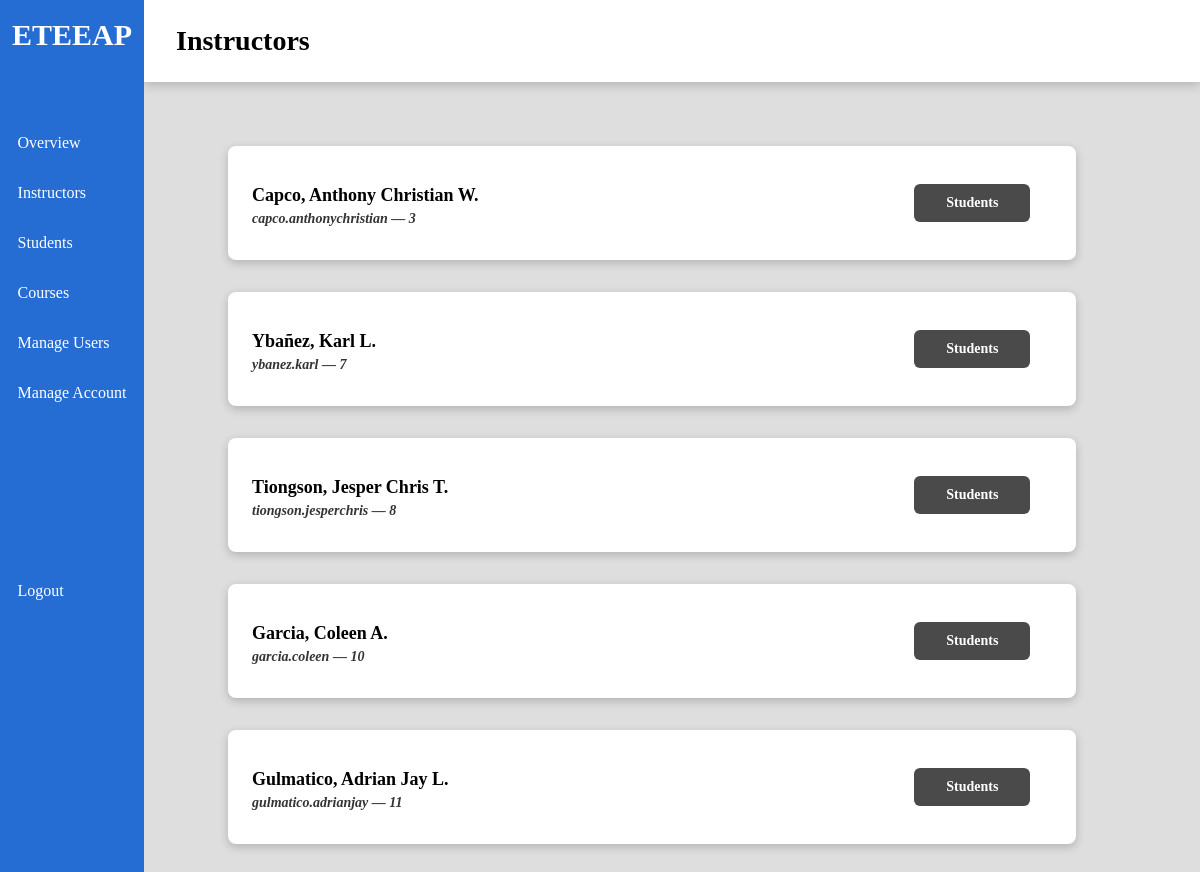
The page /index/instructors (signed in) on the database its author committed.
### models.py (models this page shows)
class User(db.Model):
    __tablename__ = "users"
    id = db.Column("id", db.Integer, primary_key=True)
    username = db.Column("username", db.String(64), unique=True, nullable=False)
    f_name = db.Column("f_name", db.String(64))
    m_name = db.Column("m_name", db.String(64))
    l_name = db.Column("l_name", db.String(64))
    password = db.Column("password", db.String(64), nullable=False)
    user_type = db.Column(db.Enum('admin', 'instructor', 'student'), nullable=False)

### views.py (the view)
@views.route('/instructors')
def instructors():
    if g.user != 'admin':
        return redirect(url_for('.unauthorized'))
    views = user_views[g.user]
    instructors = db.get_instructors()
    data = { 'instructors': [] }
    for i in instructors:
        info = {
            'name': f"{i['l_name'].title()}, {i['f_name']} {i['m_name'][0]}.",
            'username': i['username'],
            'id': i['id'],
            'uid': i['user'],
        }
        data['instructors'].append(info)
    return render_template('instructors.html', page="Instructors", data=data, views=views)

### db_functions.py (called while the page is built)
def get_user(user_id):
    return User.query.filter_by(id=user_id).first().__dict__

def get_instructors():
    instructors = []
    for instructor in Instructor.query.all():
        instructor = instructor.__dict__
        userinfo = get_user(instructor['user'])
        instructor['f_name'] = userinfo['f_name']
        instructor['l_name'] = userinfo['l_name']
        instructor['m_name'] = userinfo['m_name']
        instructor['username'] = userinfo['username']
        instructors.append(instructor)
    return instructors

### views.py (called while the page is built)
@views.before_request
def verify_permissions():
    g.user = None
    if 'user' in session:
        g.user = session['user']
    else:
        return redirect('/login')

### templates/instructors.html
{% extends "index.html" %}
{% block content %}
<div class="main-content">
    {% for instructor in data.instructors %}
    <div class="main-row">
        <div class="card bar color-white">
            <div class="left">
                <div class="card-strongtext"> {{ instructor.name}} </div>
                <div class="card-subtext">{{ instructor.username }} — {{ instructor.uid }}</div>
            </div>
            <div class="right">
                <button class="btn-grey">Students</button>
            </div>
        </div>
    </div>
    {% endfor %}
</div>
{% endblock %}

### templates/index.html (shortened to what this page needs)
<!DOCTYPE html>
<html lang="en">
    <head>
        <link rel="stylesheet" href= "{{ url_for('static',filename='styles/index.css') }}">
    </head>
    <body>
        <div class="view">
            <div class="sidebar">
                <div class="logo">
                    <img src=""><br>
                    <h4>ETEEAP</h4><br>
                </div>
                <ul>
                    {% for view in views %}
                    <li><div class=icon></div><a class="side-links" href="{{ url_for(view.link) }}">{{ view.name }}</a></li>
                    {% endfor %}
                    <li id="logout"><div class=icon></div><a href="/logout">Logout</a></li>
                </ul><br>
            </div>
            <div class="page-content">
                <div class="nav"><h4>{{ page }}</h4></div>
                <div class="main-content">
                    {% block content %}
                    {% endblock %}
                </div>
            </div>
        </div>
    </body>
</html>

### static/styles/index.css (style rules this page uses)
* { margin: 0; padding: 0; font-family: quicksand; }
body { background-color: #dedede; }
a { margin: 0; padding: 0; text-decoration: none; color: white; }
button { color: white; font-size: 14px; padding: 12px; border: none; border-radius: 6px; }
.btn-grey { background-color: rgba(55, 55, 55, 0.9); }
.view { height: 100vh; width: 100vw; margin: 0; padding: 0; display: flex; }
.page-content { position: fixed; right: 0; height: 100%; width: 88vw; overflow: auto; }

### rows shown on the page
User: name "Capco, Anthony Christian W.", username "capco.anthonychristian", uid "3"
User: name "Ybañez, Karl L.", username "ybanez.karl", uid "7"
User: name "Tiongson, Jesper Chris T.", username "tiongson.jesperchris", uid "8"
User: name "Garcia, Coleen A.", username "garcia.coleen", uid "10"
User: name "Gulmatico, Adrian Jay L.", username "gulmatico.adrianjay", uid "11"

### other values the page prints
{{ view.name }} "Overview" "Instructors" "Students" "Courses" "Manage Users" "Manage Account"
{{ page }} "Instructors"
